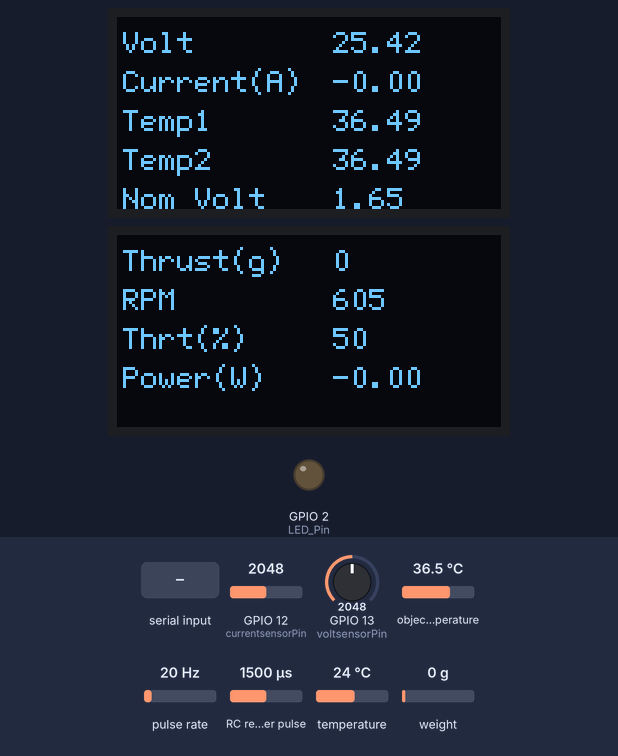
Recording of a sketch running on a simulated ESP32. Shown: 2 × 128×64 one-colour display, output pins drawn as LEDs (lit = HIGH). Wiring (inferred from the names in the program): pulse sensor: data GPIO 4; RC receiver channel: data GPIO 15. The inputs (shaded band) are chosen by the test bench; at power-on: object temperature 36.5 °C, pulse rate 20 Hz, RC receiver pulse 1500 µs, weight on the scale 0 g, GPIO 12 (currentsensorPin) = 2048, GPIO 13 (voltsensorPin) = 2048, temperature 24 °C. Storage starts empty; EEPROM starts erased; what the sketch prints to the serial monitor is not drawn.

Above: at 3.4 s.
3.5 s: "calibrate\n" received over Serial
7.5 s: object temperature set to 20 °C
At 8.0 s:
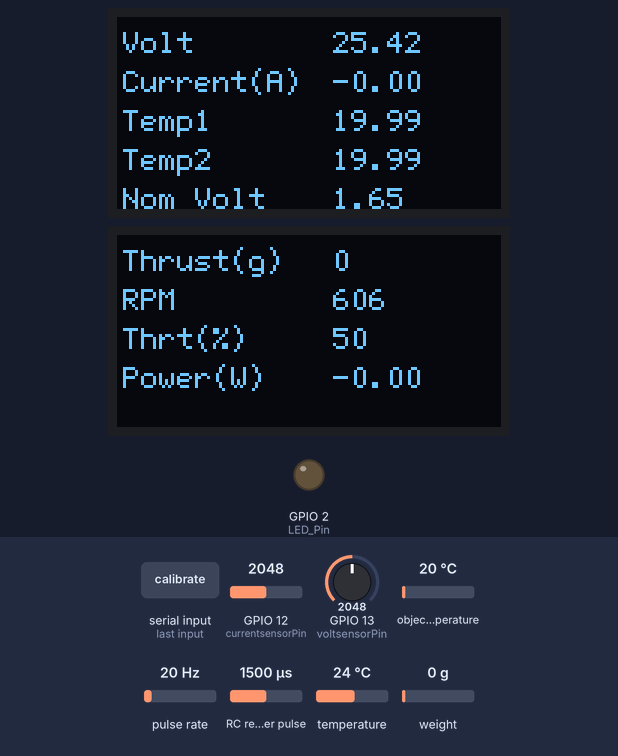
10.9 s: pulse rate (sensor on GPIO 4) set to 8 Hz
At 12.1 s:
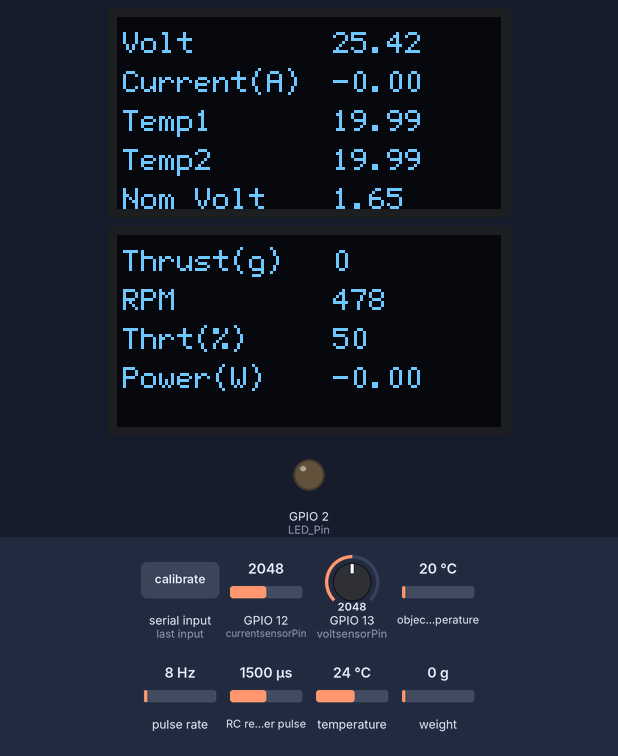
13.8 s: RC receiver pulse (sensor on GPIO 15) set to 1020 µs
At 14.9 s:
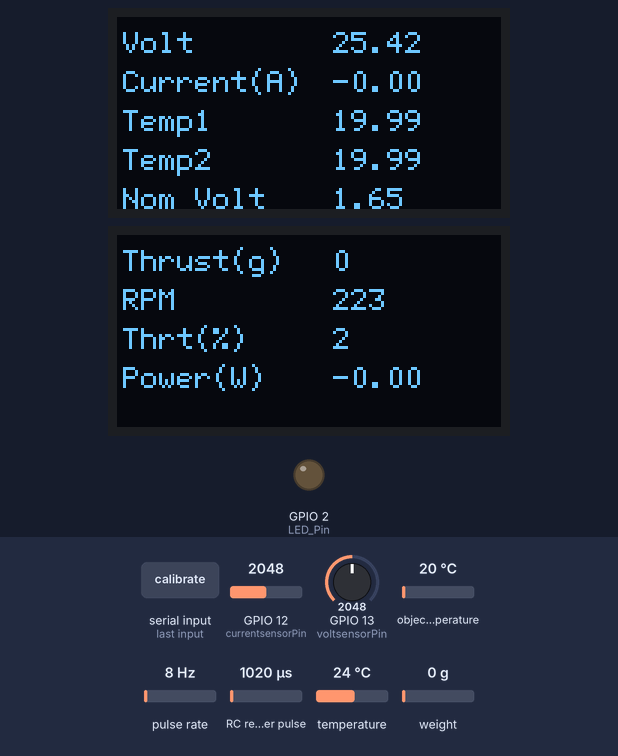
16.6 s: weight on the scale set to 100 g
At 19.2 s:
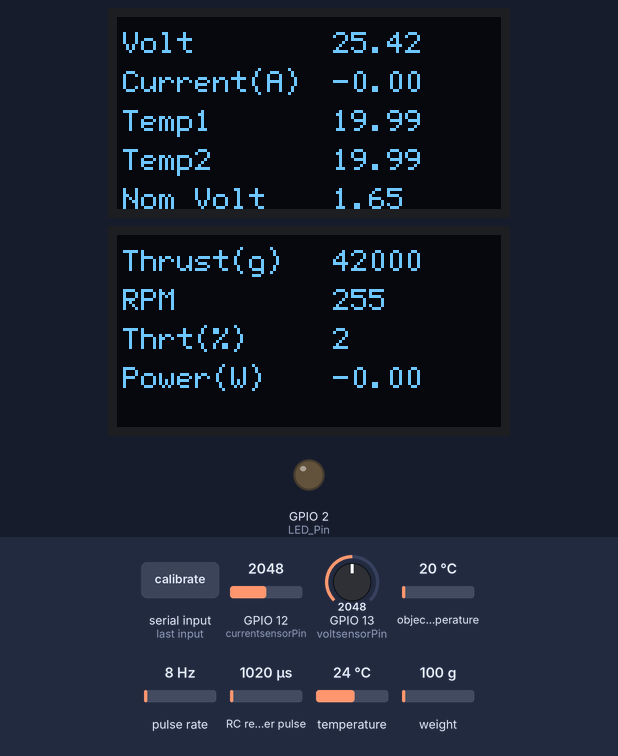
19.4 s: GPIO 12 (currentsensorPin) set to 2866
At 21.1 s:
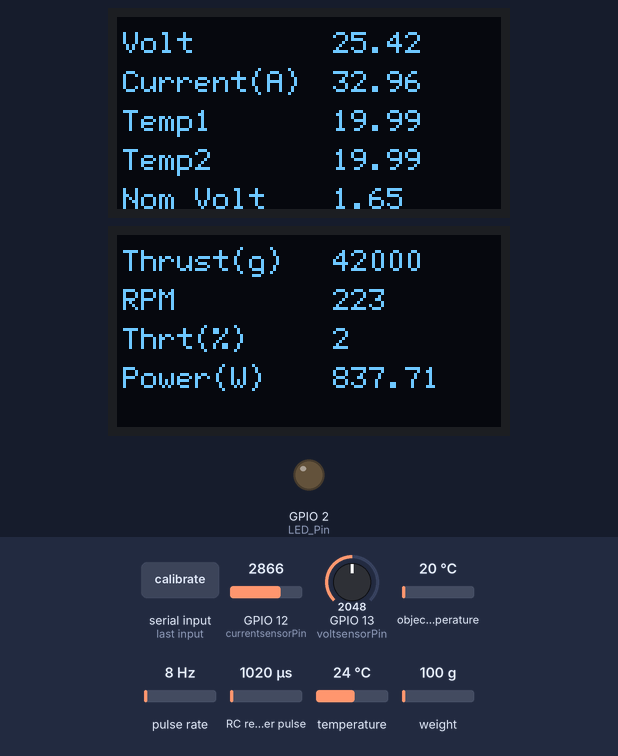
Timing chart, 0 to 22.6 s (numbered marks = the images above; inputs shaded):
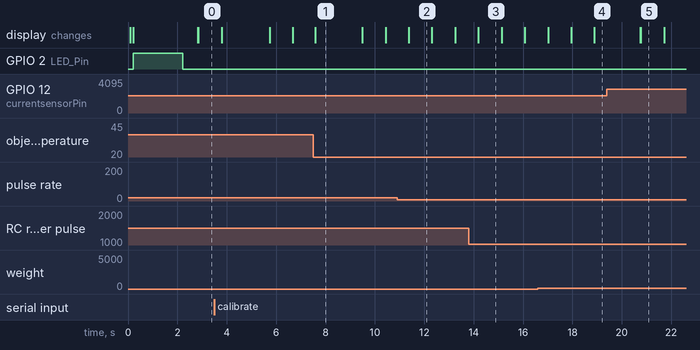

The sketch:

MotorThrustRig.ino
```cpp
#include <Wire.h>
#include <U8g2lib.h>
#include <Adafruit_MLX90614.h>
#include "HX711.h"

#include <Preferences.h>//EEPROM library

// Libraries for SD card
#include <FS.h>
#include <SPI.h>
#include <SD.h>

//Current Sensor pins

#define SD_CS 32  //Chip select for SD card
#define LED_Pin 02 // LED on DevKit
#define OLED_CS 25 //Chip Select for SPI OLED Display
#define OLED_DC 26 //D/C line for SPI OLED Display
#define OLED_Reset 27// REset Line for SPI OLED Display
#define RC_Pin 15 //GPIO 15 for RC signal
#define LOADCELL_DOUT_PIN  17
#define LOADCELL_SCK_PIN  16
#define RPMsensorPin  4
#define voltsensorPin  13
#define currentsensorPin  12


//RPM Variables
unsigned int revs=0;
int RPM=0;
int propblades=2;
long millisold=0;
long timeold=0;//for calculating RPM

//Voltage Sensor variables

int voltsensorValue = 0;  // variable to store the value coming from the sensor
float voltagefactor=15.40/1.0; //use actual values as measured by multimeter to avoid error from resistor tolerance
float voltage=0;//Calculated voltage value
//Current Sensor Variables

float currentsensorValue = 0;  // variable to store the value coming from the sensor
float currentfactor=0.02;//20mA/volt for ACS 758 100ECB
float nominalvoltage=0;  //nominal voltage measured at zero current from ACS 758. This value will be subtracted from measured voltage to calculate current
float currentsensorvoltage=0;  //voltage measured at ACS758


void IRAM_ATTR isr() {
  if((millis()-millisold)>4)
  {
 revs++;
  }
  millisold=millis();
  }


bool sdavailable=false;

String Data="";//Data line to be logged to SD crd


Adafruit_MLX90614 tempSensor1 = Adafruit_MLX90614(); //Standard MLX90614 sensor
Adafruit_MLX90614 tempSensor2 = Adafruit_MLX90614(0x5B); //MLX90614 with changed I2C address to be used on common I2C Bus
float motorTemp=0;
float escTemp=0;
float ambTemp=0;

//Buffers to store Strings for display
char buf1[16];
char buf2[16];
char buf3[16];
char buf4[16];

// HX711 circuit wiring
HX711 scale;
int loadcellValue=0;


unsigned long rcSignal=0;


//1.3" I2C OLED display
U8G2_SH1106_128X64_NONAME_F_HW_I2C u8g2(U8G2_R0, /* reset=*/ U8X8_PIN_NONE);
//1.5" SPI OLED Display
U8G2_SSD1309_128X64_NONAME0_F_4W_HW_SPI u8g2_2(U8G2_R0, /* cs=*/OLED_CS, /* dc=*/ OLED_DC, /* reset=*/ OLED_Reset);

byte incoming;
String inBuffer;//Buffer to handle commands sent over serial port
bool calibratesensor=false;//will go into weght calibration mode if this value is true

// Calibration constants stored in EEPROM
Preferences preferences;
bool taredone=false;
bool scalingdone=false;
long tareconst=0;
float scaleconst=0;

 int fileseq=0;//Sequence in filename
 char filename[13];


void setup(void) {

Serial.begin(115200);

 int sum=0;
  for(int x=0;x<500;x++)

  {
    sum=sum+analogRead(currentsensorPin);
  }
  sum=sum/500; //Current sensor out put has high variance. To reduce this variance, average of a lot of readings is used
 nominalvoltage = 3.3*(float(sum)/4095);//ESP32 has 12 bit ADC thus 4095 max value and this is corresponding to 3.3v
//RPM Setup
 pinMode(RPMsensorPin, INPUT_PULLDOWN);
 attachInterrupt(RPMsensorPin, isr, FALLING);
 millisold=millis();
 timeold=millis();

tempSensor1.begin();
tempSensor2.begin();
pinMode(RC_Pin,INPUT);

  scale.begin(LOADCELL_DOUT_PIN, LOADCELL_SCK_PIN);
  readSettings();//read constants from EEPROM if available
  if (taredone) scale.set_offset(tareconst);
  if (scalingdone)  scale.set_scale(scaleconst);
  u8g2.setBusClock(100000); //important to set bus clock at 1MHz otherwise other devices on I2C bus may not work
  u8g2.begin();
  u8g2_2.begin();
 // u8g2.setFont(u8g2_font_9x15_mr);  // choose a suitable font
  u8g2.setFont(u8g2_font_6x12_mr);  // choose a suitable font
  u8g2_2.setFont(u8g2_font_6x12_mr);  // choose a suitable font

  // Initialize SD card for saving data to file
  SD.begin(SD_CS);
  if(!SD.begin(SD_CS)) {
    Serial.println("Card Mount Failed");
    return;
  }
  uint8_t cardType = SD.cardType();
  if(cardType == CARD_NONE) {
    Serial.println("No SD card attached");
    return;
  }
  Serial.println("Initializing SD card...");
  if (!SD.begin(SD_CS)) {
    Serial.println("ERROR - SD card initialization failed!");
    return;    // init failed

  }

  // If the data.txt file doesn't exist
  // Create a file on the SD card

  File file;
  fileseq=0;

 do {
  fileseq++;
  char seq[4];
  itoa(fileseq,seq,10);
   filename[0] = '\0';
  strcat(filename,"/Data");
 strcat(filename,seq);
  strcat(filename,".txt");

file = SD.open(filename);


  } while(file);

   filename[0] = '\0';
  char seq2[4];
  itoa(fileseq,seq2,10);
  strcat(filename,"/Data");
 strcat(filename,seq2);
  strcat(filename,".txt");

  u8g2.clearBuffer();
    u8g2.drawStr(1,16,"Creating file...");
    u8g2.drawStr(1,32,filename);
      u8g2.sendBuffer();
    writeFile(SD, filename, "Reading Data \r\n");

  file.close();
  sdavailable=true;
  pinMode(LED_Pin,OUTPUT);
  digitalWrite(LED_Pin,HIGH);
delay(2000);
digitalWrite(LED_Pin,LOW);

}

void loop(void) {
readSerialCommand();//read if a command is being sent through serial port
if (calibratesensor)
{
  Serial.print("Raw Value ");
  Serial.print(scale.read());
   Serial.print(" Tared Value ");
  Serial.print(scale.get_value(5));//average of 5
   Serial.print(" Tared and Scaled Value ");
  Serial.println(scale.get_units(5));//average of 5
}
else
{
readCurrent();
readVoltage();
readScale();
readRC();
readTempSensors();
readRPM();

     itoa(loadcellValue,buf1,10);
     itoa(rcSignal,buf2,10);
     itoa(escTemp,buf3,10);
     itoa(motorTemp,buf4,10);
 SaveData();

Serial.print(Data);

  u8g2.clearBuffer();	// clear the internal memory
   u8g2.drawStr(2,12,"Volt "); // write something to the internal memory
  u8g2.setCursor(72,12);
  u8g2.print(String(voltage,2));
   u8g2.drawStr(02,25,"Current(A) ");
    u8g2.setCursor(72,25);
  u8g2.print(String(currentsensorValue,2));
    u8g2.drawStr(02,38,"Temp1 ");
  u8g2.setCursor(72,38);
  u8g2.print(String(escTemp,2));
    u8g2.drawStr(02,51,"Temp2 ");
    u8g2.setCursor(72,51);
  u8g2.print(String(motorTemp,2));
   u8g2.drawStr(02,64,"Nom Volt");
    u8g2.setCursor(72,64);
  u8g2.print(String(nominalvoltage,2));
     u8g2.sendBuffer();					// transfer internal memory to the display

   u8g2_2.clearBuffer();  // clear the internal memory
    u8g2_2.drawStr(2,12,"Thrust(g) "); // write something to the internal memory
 u8g2_2.drawStr(72,12,buf1);
  u8g2_2.drawStr(02,25,"RPM ");
     u8g2_2.setCursor(72,25);
  u8g2_2.print(RPM);
  u8g2_2.drawStr(2,38,"Thrt(%)");
  u8g2_2.drawStr(72,38,buf2);
   u8g2_2.drawStr(02,51,"Power(W) ");
     u8g2_2.setCursor(72,51);
  u8g2_2.print(String(voltage*currentsensorValue));
     u8g2_2.sendBuffer();          // transfer internal memory to the display
  Data=""; //Empty data string
}
  delay(300);
}
void readCurrent()
{
   int sum=0;
  for(int x=0;x<500;x++)

  {
    sum=sum+analogRead(currentsensorPin);
  }
 currentsensorValue=sum/500;

currentsensorvoltage=3.3*float(currentsensorValue)/4095;
currentsensorValue=  (currentsensorvoltage-nominalvoltage)/currentfactor;
}

void readVoltage()
{
  // read the value from the sensor:
   voltsensorValue = analogRead(voltsensorPin);
 voltage= voltagefactor*3.3*(float(voltsensorValue)/4095);
}

void readRPM()
{
  RPM=0;
  // read the value from the sensor:
     RPM=(revs*60000)/(propblades*(millis()-timeold));
     revs=0;
timeold=millis();
}

void readRC()
{
  rcSignal=pulseIn(RC_Pin,HIGH,30000);
if(rcSignal<1000) rcSignal=1000;
rcSignal=(rcSignal-1000)/10;//RC signal in %
}

void readScale()
{
  if (scale.wait_ready_timeout(1000))  loadcellValue = scale.get_units(5);
if (loadcellValue<0) loadcellValue=0;
}

void readTempSensors()
{
 motorTemp=tempSensor1.readObjectTempC();
ambTemp=tempSensor2.readAmbientTempC();
escTemp=tempSensor2.readObjectTempC();
 // Serial.print("Ambient = "); Serial.print(mlx.readAmbientTempF());
 // Serial.print("*F\tObject = "); Serial.print(mlx.readObjectTempF()); Serial.println("*F");

}


// Write the sensor readings on the SD card
void logSDCard() {
 appendFile(SD,filename,Data.c_str());

}

// Write to the SD card (DON'T MODIFY THIS FUNCTION)
void writeFile(fs::FS &fs, const char * path, const char * message) {
  Serial.printf("Writing file: %s\n", path);

  File file = fs.open(path, FILE_WRITE);
  if(!file) {
    Serial.println("Failed to open file for writing");
    return;
  }
  if(file.print(message)) {
    Serial.println("File written");
  } else {
    Serial.println("Write failed");
  }
  file.close();
}

// Append data to the SD card (DON'T MODIFY THIS FUNCTION)
void appendFile(fs::FS &fs, const char * path, const char * message) {
//  Serial.printf("Appending to file: %s\n", path);

  File file = fs.open(path, FILE_APPEND);
  if(!file) {
  //  Serial.println("Failed to open file for appending");
    return;
  }
  if(file.print(message)) {
    Serial.println("Message appended");
  } else {
    Serial.println("Append failed");
  }
  file.close();
}

void SaveData()
{
Data+="Motor Thrust";
Data+=",";
Data+=loadcellValue;
Data+=",";
Data+="RPM";
Data+=",";
Data+=RPM;
Data+=",";
Data+="Throttle %";
Data+=",";
Data+=rcSignal;
Data+=",";
Data+="Voltage";
Data+=",";
Data+=voltage;
Data+=",";
Data+="Current(A)";
Data+=",";
Data+=currentsensorValue;
Data+=",";
Data+="Power(W)";
Data+=",";
Data+=(voltage*currentsensorValue);
Data+=",";
Data+="Amb Temp(C)";
Data+=",";
Data+=ambTemp;
Data+=",";
Data+="ESC Temp(C)";
Data+=",";
Data+=escTemp;
Data+=",";
Data+="Motor Temp(C)";
Data+=",";
Data+=motorTemp;
Data+='\n';


if(sdavailable) logSDCard();

}

void readSerialCommand()
{
  // setup as non-blocking code
    while(Serial.available() > 0) {
        inBuffer = Serial.readString();

      //  if(incoming == '\n') {  // newline, carriage return, both, or custom character

            // handle the incoming command
        if(inBuffer.length()>2)    handle_command();

            // Clear the string for the next command
            inBuffer = "";
        }
    }


        void handle_command() {
          Serial.println("Handling Command");

    // expect something like 'pin 3 high'
    String command = inBuffer.substring(0, inBuffer.indexOf(' '));
    String parameters = inBuffer.substring(inBuffer.indexOf(' ') + 1);

    if(command.indexOf("tare")>=0){
      Serial.println("Taring Now");
      for (int x=1;x<10;x++)
      {
        Serial.println(scale.read_average(20));    // print the average of 20 readings from the ADC
      }
     int tareconst= scale.read_average(20);
      scale.tare();
       taredone=true;
//Save values to EEPROM
  preferences.begin("settings",false);
  taredone=preferences.putBool("TareDone",taredone);
  tareconst=preferences.putLong("TareConst",tareconst);
  preferences.end();
              }

        if(command.equalsIgnoreCase("calibrate")){
     calibratesensor=true;
        // parse the rest of the information
        int calweight = parameters.substring(0, parameters.indexOf(' ')).toInt();
Serial.println("Entering calibration mode");
delay(3000);
scale.set_scale();
scale.tare();
Serial.println("Place the weight within 10 seconds on scale to calibrate");
delay(10000);

      int scaleconst=  scale.get_value(10)/calweight;
       scale.set_scale(scaleconst);
       scalingdone=true;
    //Save values to EEPROM
    preferences.begin("settings",false);
    scalingdone=preferences.putBool("ScalingDone",scalingdone);
    scaleconst=preferences.putFloat("ScaleConst",scaleconst);
    preferences.end();

        }
    }


  void readSettings()
{

   preferences.begin("settings",true);
  taredone=preferences.getBool("TareDone",taredone);
  scalingdone=preferences.getBool("ScalingDone",scalingdone);
tareconst=preferences.getLong("TareConst",tareconst);
scaleconst=preferences.getFloat("ScaleConst",scaleconst);
preferences.end();

}
```

Measured:
- after the input at 7.5 s, the display: changes after 0.09 s (image 1)
- after the input at 10.9 s, the display: changes after 0.47 s (image 2)
- after the input at 13.8 s, the display: changes after 0.39 s (image 3)
- after the input at 16.6 s, the display: changes after 0.41 s (image 4)
- after the input at 19.4 s, the display: first changes after 1.3 s (image 5 shows a later state)
- what the display in image 1 shows lasts 1.9 s, from 7.6 s to 9.5 s
- what the display in image 2 shows lasts 0.9 s, from 11.4 s to 12.3 s
